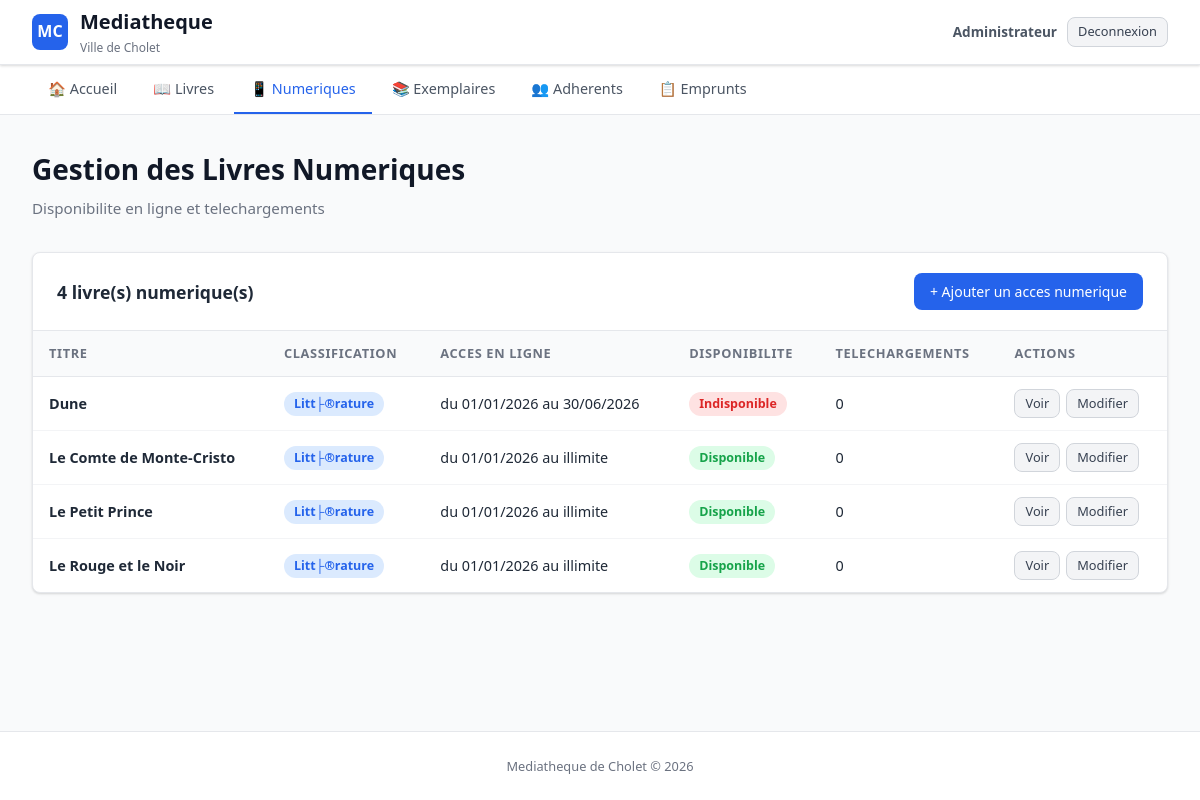
Page /sql/numeriques/index.php (signed in) on the committed database.
### tables this page shows
CREATE TABLE `livre` (
  `Id_Livre` int NOT NULL AUTO_INCREMENT,
  `titre` varchar(50) DEFAULT NULL,
  `type_support` enum('papier','numerique','les deux') NOT NULL DEFAULT 'papier',
  `datesortie` date DEFAULT NULL,
  `isbn` varchar(50) DEFAULT NULL,
  `dateachat` date DEFAULT NULL,
  `codewey` varchar(50) NOT NULL,
  PRIMARY KEY (`Id_Livre`),
  KEY `codewey` (`codewey`),
  CONSTRAINT `livre_ibfk_1` FOREIGN KEY (`codewey`) REFERENCES `codedewey` (`codewey`)
);

CREATE TABLE `codedewey` (
  `codewey` varchar(50) NOT NULL,
  `libelledewey` varchar(50) DEFAULT NULL,
  PRIMARY KEY (`codewey`)
);

CREATE TABLE `livre_num` (
  `Id_Livre` int NOT NULL,
  `datedebutacces` date DEFAULT NULL,
  `datefinacces` date DEFAULT NULL,
  PRIMARY KEY (`Id_Livre`),
  CONSTRAINT `livre_num_ibfk_1` FOREIGN KEY (`Id_Livre`) REFERENCES `livre` (`Id_Livre`) ON DELETE CASCADE
);

### sql/numeriques/index.php (the view, shortened to what this page needs)
<?php
require_once __DIR__ . '/../config/database.php';
$livres = $pdo->query("
    SELECT l.*, d.libelledewey, ln.datedebutacces, ln.datefinacces,
    (SELECT COUNT(*) FROM telechargement t WHERE t.Id_Livre = l.Id_Livre) AS nb_telechargements
    FROM Livre l
    JOIN CODEDEWEY d ON l.codewey = d.codewey
    LEFT JOIN livre_num ln ON ln.Id_Livre = l.Id_Livre
    WHERE l.type_support IN ('numerique', 'les deux')
    ORDER BY l.titre ASC
")->fetchAll();
require_once __DIR__ . '/../includes/header.php';
?>
<h1>Gestion des Livres Numeriques</h1>
<p class="subtitle">Disponibilite en ligne et telechargements</p>
<div class="table-container">
    <div class="table-header">
        <h2><?php echo count($livres); ?> livre(s) numerique(s)</h2>
        <a href="ajouter.php" class="btn btn-primary">+ Ajouter un acces numerique</a>
    </div>
    <?php if (empty($livres)): ?>
        <div class="empty-state">
            <p>&#128421;</p>
            <p>Aucun livre numerique dans le catalogue.</p>
        </div>
    <?php else: ?>
        <table>
            <thead>
                <tr>
                    <th>Titre</th>
                    <th>Classification</th>
                    <th>Acces en ligne</th>
                    <th>Disponibilite</th>
                    <th>Telechargements</th>
                    <th>Actions</th>
                </tr>
            </thead>
            <tbody>
                <?php foreach ($livres as $livre): ?>
                    <?php
                    $aujourdhui = date('Y-m-d');
                    $dispo = (!$livre['datedebutacces'] || $livre['datedebutacces'] <= $aujourdhui)
                          && (!$livre['datefinacces'] || $livre['datefinacces'] >= $aujourdhui);
                    ?>
                    <tr>
                        <td><strong><?php echo htmlspecialchars($livre['titre']); ?></strong></td>
                        <td><span class="badge badge-blue"><?php echo htmlspecialchars($livre['libelledewey']); ?></span></td>
                        <td>
                            <?php if (!$livre['datedebutacces']): ?>
                                <span class="badge badge-warning">Acces non configure</span>
                            <?php else: ?>
                                du <?php echo date('d/m/Y', strtotime($livre['datedebutacces'])); ?>
                                au <?php echo $livre['datefinacces'] ? date('d/m/Y', strtotime($livre['datefinacces'])) : 'illimite'; ?>
                            <?php endif; ?>
                        </td>
                        <td>
                            <?php if (!$livre['datedebutacces']): ?>
                                <span class="badge badge-gray">Non determinee</span>
                            <?php elseif ($dispo): ?>
                                <span class="badge badge-success">Disponible</span>
                            <?php else: ?>
                                <span class="badge badge-danger">Indisponible</span>
                            <?php endif; ?>
                        </td>
                        <td><?php echo $livre['nb_telechargements']; ?></td>
                        <td>
                            <div class="btn-group">
                                <a href="consulter.php?id=<?php echo $livre['Id_Livre']; ?>" class="btn btn-secondary btn-sm">Voir</a>
                                <?php if ($livre['datedebutacces']): ?>
                                    <a href="modifier.php?id=<?php echo $livre['Id_Livre']; ?>" class="btn btn-secondary btn-sm">Modifier</a>
                                <?php endif; ?>
                            </div>
                        </td>
                    </tr>
                <?php endforeach; ?>
            </tbody>
        </table>
    <?php endif; ?>
</div>
<?php require_once __DIR__ . '/../includes/footer.php'; ?>

### sql/css/style.css (style rules this page uses)
* { margin: 0; padding: 0; box-sizing: border-box; }
:root { --primary: #2563eb; --primary-dark: #1d4ed8; --primary-light: #dbeafe; --danger: #dc2626; --danger-dark: #b91c1c; --danger-light: #fee2e2; --success: #16a34a; --success-light: #dcfce7; --warning: #f59e0b; --warning-light: #fef3c7; --gray-50: #f9fafb; --gray-100: #f3f4f6; --gray-200: #e5e7eb; --gray-300: #d1d5db; --gray-500: #6b7280; --gray-600: #4b5563; --gray-700: #374151; --gray-800: #1f2937; --gray-900: #111827; --radius: 8px; --shadow: 0 1px 3px rgba(0,0,0,0.1), 0 1px 2px rgba(0,0,0,0.06); --shadow-md: 0 4px 6px rgba(0,0,0,0.07), 0 2px 4px rgba(0,0,0,0.06); }
body { font-family: 'Segoe UI', system-ui, -apple-system, sans-serif; background: var(--gray-50); color: var(--gray-800); line-height: 1.6; min-height: 100vh; display: flex; flex-direction: column; }
h1 { font-size: 1.75rem; font-weight: 700; color: var(--gray-900); margin-bottom: 0.25rem; }
.subtitle { color: var(--gray-500); font-size: 0.95rem; margin-bottom: 2rem; }
.table-container { background: white; border: 1px solid var(--gray-200); border-radius: var(--radius); overflow: hidden; box-shadow: var(--shadow); }
.table-header { display: flex; align-items: center; justify-content: space-between; padding: 1.25rem 1.5rem; border-bottom: 1px solid var(--gray-200); }
.table-header h2 { font-size: 1.1rem; font-weight: 600; }
table { width: 100%; border-collapse: collapse; }
th { text-align: left; padding: 12px 16px; font-size: 0.8rem; font-weight: 600; text-transform: uppercase; letter-spacing: 0.05em; color: var(--gray-500); background: var(--gray-50); border-bottom: 1px solid var(--gray-200); }
td { padding: 12px 16px; font-size: 0.9rem; border-bottom: 1px solid var(--gray-100); vertical-align: middle; }
tr:last-child td { border-bottom: none; }
.badge { display: inline-block; padding: 2px 10px; border-radius: 9999px; font-size: 0.78rem; font-weight: 600; }
.badge-success { background: var(--success-light); color: var(--success); }
.badge-danger { background: var(--danger-light); color: var(--danger); }
.badge-blue { background: var(--primary-light); color: var(--primary); }
.btn { display: inline-flex; align-items: center; gap: 6px; padding: 8px 16px; border: none; border-radius: var(--radius); font-size: 0.875rem; font-weight: 500; cursor: pointer; text-decoration: none; transition: all 0.15s ease; line-height: 1.5; }
.btn-primary { background: var(--primary); color: white; }
.btn-secondary { background: var(--gray-100); color: var(--gray-700); border: 1px solid var(--gray-300); }
.btn-sm { padding: 4px 10px; font-size: 0.8rem; }
.btn-group { display: flex; gap: 6px; }

### rows in the picture
livre: titre "Dune", codewey.libelledewey "Litt├®rature", livre_num.datedebutacces "01/01/2026", livre_num.datefinacces "30/06/2026", shows "Indisponible", nb_telechargements "0"
livre: titre "Le Comte de Monte-Cristo", codewey.libelledewey "Litt├®rature", livre_num.datedebutacces "01/01/2026", shows "illimite", shows "Disponible", nb_telechargements "0"
livre: titre "Le Petit Prince", codewey.libelledewey "Litt├®rature", livre_num.datedebutacces "01/01/2026", shows "illimite", shows "Disponible", nb_telechargements "0"
livre: titre "Le Rouge et le Noir", codewey.libelledewey "Litt├®rature", livre_num.datedebutacces "01/01/2026", shows "illimite", shows "Disponible", nb_telechargements "0"

### other values in the picture
count($livres) "4"
